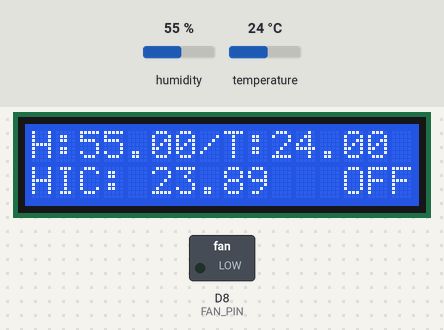
Bench run of a program on a simulated ESP8266 (NodeMCU). On the bench: 16×2 character LCD, switched loads named in the program (green lamp = pin HIGH). The test bench sets the inputs (shaded band); at power-on: humidity 55 %, temperature 24 °C. Uploads are accepted with an empty reply; what the program prints to the serial monitor is not drawn.

Above: at 1.9 s.

The program:

main.cpp
```cpp
#include "DHT.h"
#include <Arduino.h>
#include <ESP8266HTTPClient.h>
#include <ESP8266HTTPClient.h>
#include <LiquidCrystal.h>
#include <WifiConnect.h>

#define DHTPIN D7
#define DHTTYPE DHT11
#define FAN_PIN D8

#define ssid ""  //WIFI SSID
#define password ""  //WIFI Password
#define storageEndpoint ""

LiquidCrystal lcd(D6, D5, D4, D3, D2, D1);
DHT dht(DHTPIN, DHTTYPE);

String ip;
float temperatureOnLevel = 29;
void setup() {
  Serial.begin(115200);
  // delay(1000);
  // Serial.flush();
  ip = WifiConnect(ssid, password);
  pinMode(FAN_PIN, OUTPUT);
  lcd.begin(16, 2); // initialize the lcd

  dht.begin();
}

void postResult(float h, float t, float hic) {

  HTTPClient http;
  http.begin(storageEndpoint);
  http.addHeader("Content-Type", "application/json; charset=utf-8");
  http.POST("{\"humidity\": " + String(h) + ", \"temperature\":" + String(t) +
            ",\"heat_index\":" + String(hic) + "}");
  Serial.println("POST Result " + http.getString());

}

void loop() {

  // wifi.loop();

  // doHttpGet();

  float h = dht.readHumidity();
  float t = dht.readTemperature();
  float hic = dht.computeHeatIndex(t, h, false);
  lcd.clear();


  if(!isnan(hic)){

    lcd.home(); // go home
    lcd.print("H:");
    lcd.print(h);
    lcd.print("/T:");
    lcd.print(t);
    lcd.setCursor(0, 1); // go to the next line
    lcd.print("HIC: ");
    lcd.print(hic);

    postResult(h, t, hic);
    if (hic >= temperatureOnLevel) {
      digitalWrite(FAN_PIN, HIGH);
      lcd.print("   ON ");
    } else {
      digitalWrite(FAN_PIN, LOW);
      lcd.print("   OFF");
    }
    delay(60000);

  }else{
    lcd.home(); // go home
    lcd.print("Retrying");
    delay(1000);
  }

  // Serial.print("humidity");
  // Serial.println(temperature[0]);
  // Serial.print("temperature");
  // Serial.println(temperature[1]);
  // Serial.print("HeatIndex");
  // Serial.println(temperature[2]);

}
```
